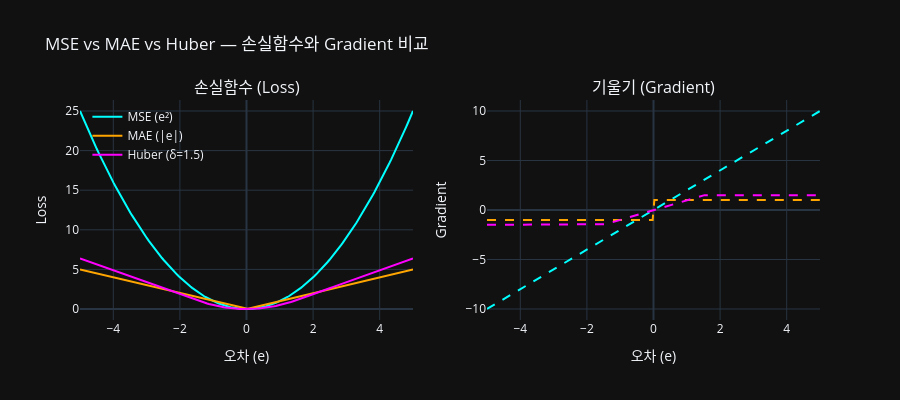

The cell this chart's notebook holds for it:
### Markdown cell above
### MSE vs MAE vs Huber — 손실함수 비교

| 손실함수 | 수식 | gradient | 특징 |
|---------|------|----------|------|
| **MSE** | e² | 2e (오차에 비례) | 부드러운 U자, 이상치에 민감, 경사하강법 안정적 |
| **MAE** | \|e\| | +1 또는 -1 (항상 일정) | 뾰족한 V자, 이상치에 강함, 0에서 미분 불가능 |
| **Huber** | 작은 오차→e², 큰 오차→\|e\| | MSE+MAE 혼합 | 이상치 부분 완화, 분포 확신 없을 때 |

> **MSE가 회귀 기본 손실함수인 이유:**
> 1. 모든 지점에서 미분 가능 (경사하강법 안정적)
> 2. 오차가 정규분포라는 통계적 가정 → MLE와 동일
> 3. 볼록(convex) → 전역 최소값 하나 보장

### Code cell
import numpy as np
import plotly.graph_objects as go
from plotly.subplots import make_subplots

e = np.linspace(-5, 5, 200)

mse_loss = e**2
mae_loss = np.abs(e)
delta = 1.5
huber_loss = np.where(np.abs(e) <= delta, 0.5 * e**2, delta * (np.abs(e) - 0.5 * delta))

mse_grad = 2 * e
mae_grad = np.sign(e)
huber_grad = np.where(np.abs(e) <= delta, e, delta * np.sign(e))

fig = make_subplots(rows=1, cols=2, subplot_titles=["손실함수 (Loss)", "기울기 (Gradient)"])

fig.add_trace(go.Scatter(x=e, y=mse_loss, name="MSE (e²)", line=dict(color="cyan", width=2)), row=1, col=1)
fig.add_trace(go.Scatter(x=e, y=mae_loss, name="MAE (|e|)", line=dict(color="orange", width=2)), row=1, col=1)
fig.add_trace(go.Scatter(x=e, y=huber_loss, name=f"Huber (δ={delta})", line=dict(color="magenta", width=2)), row=1, col=1)

fig.add_trace(go.Scatter(x=e, y=mse_grad, name="MSE grad (2e)", line=dict(color="cyan", width=2, dash="dash"), showlegend=False), row=1, col=2)
fig.add_trace(go.Scatter(x=e, y=mae_grad, name="MAE grad (±1)", line=dict(color="orange", width=2, dash="dash"), showlegend=False), row=1, col=2)
fig.add_trace(go.Scatter(x=e, y=huber_grad, name="Huber grad", line=dict(color="magenta", width=2, dash="dash"), showlegend=False), row=1, col=2)

fig.update_layout(
    title="MSE vs MAE vs Huber — 손실함수와 Gradient 비교",
    template="plotly_dark", width=900, height=400,
    legend=dict(x=0.01, y=0.99, bgcolor="rgba(0,0,0,0)")
)
fig.update_xaxes(title_text="오차 (e)", row=1, col=1)
fig.update_xaxes(title_text="오차 (e)", row=1, col=2)
fig.update_yaxes(title_text="Loss", row=1, col=1)
fig.update_yaxes(title_text="Gradient", row=1, col=2)
fig.show()

print("MSE: 오차가 클수록 기울기도 커짐 → 큰 오차에 민감 (이상치에 약함)")
print("MAE: 오차 크기 상관없이 기울기 = ±1 → 이상치에 강하지만 0에서 꺾임")
print("Huber: 작은 오차는 MSE처럼 부드럽게, 큰 오차는 MAE처럼 완만하게")

### Figure 1 — Plotly figure (JSON) as saved in the notebook; plotly's stock layout.template omitted (floating-point values rounded to 4 significant figures; data arrays with more than 128 entries replaced by an {"elided": "..."} marker saying what was removed)
{"data": [{"line": {"color": "cyan", "width": 2}, "name": "MSE (e²)", "type": "scatter", "x": {"elided": "200 float values"}, "xaxis": "x", "y": {"elided": "200 float values"}, "yaxis": "y"}, {"line": {"color": "orange", "width": 2}, "name": "MAE (|e|)", "type": "scatter", "x": {"elided": "200 float values"}, "xaxis": "x", "y": {"elided": "200 float values"}, "yaxis": "y"}, {"line": {"color": "magenta", "width": 2}, "name": "Huber (δ=1.5)", "type": "scatter", "x": {"elided": "200 float values"}, "xaxis": "x", "y": {"elided": "200 float values"}, "yaxis": "y"}, {"line": {"color": "cyan", "dash": "dash", "width": 2}, "name": "MSE grad (2e)", "showlegend": false, "type": "scatter", "x": {"elided": "200 float values"}, "xaxis": "x2", "y": {"elided": "200 float values"}, "yaxis": "y2"}, {"line": {"color": "orange", "dash": "dash", "width": 2}, "name": "MAE grad (±1)", "showlegend": false, "type": "scatter", "x": {"elided": "200 float values"}, "xaxis": "x2", "y": {"elided": "200 float values"}, "yaxis": "y2"}, {"line": {"color": "magenta", "dash": "dash", "width": 2}, "name": "Huber grad", "showlegend": false, "type": "scatter", "x": {"elided": "200 float values"}, "xaxis": "x2", "y": {"elided": "200 float values"}, "yaxis": "y2"}], "layout": {"annotations": [{"font": {"size": 16}, "showarrow": false, "text": "손실함수 (Loss)", "x": 0.225, "xanchor": "center", "xref": "paper", "y": 1, "yanchor": "bottom", "yref": "paper"}, {"font": {"size": 16}, "showarrow": false, "text": "기울기 (Gradient)", "x": 0.775, "xanchor": "center", "xref": "paper", "y": 1, "yanchor": "bottom", "yref": "paper"}], "height": 400, "legend": {"bgcolor": "rgba(0,0,0,0)", "x": 0.01, "y": 0.99}, "title": {"text": "MSE vs MAE vs Huber — 손실함수와 Gradient 비교"}, "width": 900, "xaxis": {"anchor": "y", "domain": [0, 0.45], "title": {"text": "오차 (e)"}}, "xaxis2": {"anchor": "y2", "domain": [0.55, 1], "title": {"text": "오차 (e)"}}, "yaxis": {"anchor": "x", "domain": [0, 1], "title": {"text": "Loss"}}, "yaxis2": {"anchor": "x2", "domain": [0, 1], "title": {"text": "Gradient"}}}}
